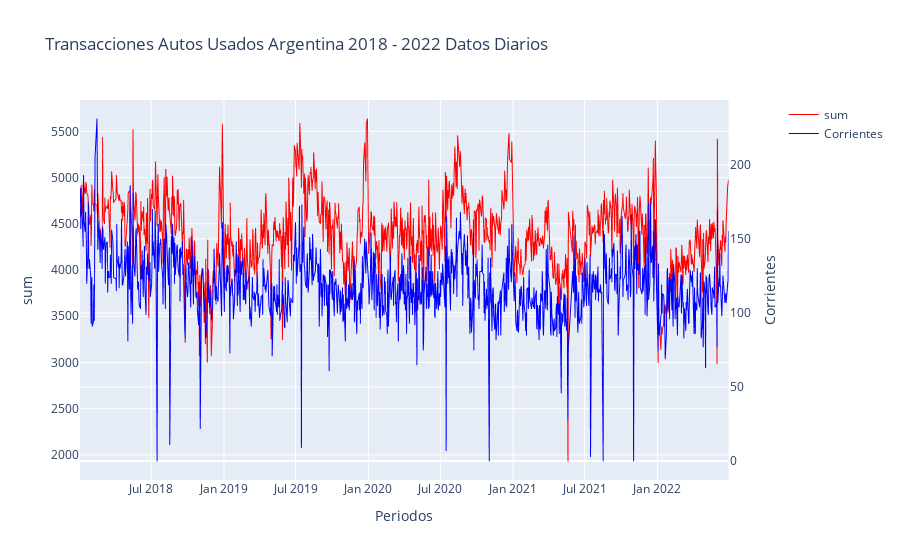

The notebook cell this image was saved under:
### Code cell
get_line_plot(df_ts, "tramite_fecha", "sum", "Corrientes", "Transacciones Autos Usados Argentina 2018 - 2022 Datos Diarios")

### Figure 1 — Plotly figure (JSON) as saved in the notebook; plotly's stock layout.template omitted (floating-point values rounded to 4 significant figures; data arrays with more than 128 entries replaced by an {"elided": "..."} marker saying what was removed)
{"data": [{"hovertemplate": "tramite_fecha=%{x}<br>sum=%{y}<extra></extra>", "legendgroup": "", "line": {"color": "red", "dash": "solid", "width": 1}, "mode": "lines", "name": "sum", "showlegend": true, "type": "scattergl", "x": {"elided": "1117 str values"}, "xaxis": "x", "y": {"elided": "1117 int values"}, "yaxis": "y"}, {"hovertemplate": "tramite_fecha=%{x}<br>Corrientes=%{y}<extra></extra>", "legendgroup": "", "line": {"color": "#0000ff", "dash": "solid", "width": 1}, "mode": "lines", "name": "Corrientes", "showlegend": true, "type": "scattergl", "x": {"elided": "1117 str values"}, "xaxis": "x", "y": {"elided": "1117 int values"}, "yaxis": "y2"}], "layout": {"autosize": true, "title": {"text": "Transacciones Autos Usados Argentina 2018 - 2022 Datos Diarios"}, "xaxis": {"anchor": "y", "autorange": true, "domain": [0, 0.94], "range": ["2018-01-02", "2022-06-30"], "title": {"text": "Periodos"}, "type": "date"}, "yaxis": {"anchor": "x", "autorange": true, "domain": [0, 1], "range": [1728.0, 5838.0], "title": {"text": "sum"}, "type": "linear"}, "yaxis2": {"anchor": "x", "autorange": true, "overlaying": "y", "range": [-12.83, 243.8], "side": "right", "title": {"text": "Corrientes"}, "type": "linear"}}}
